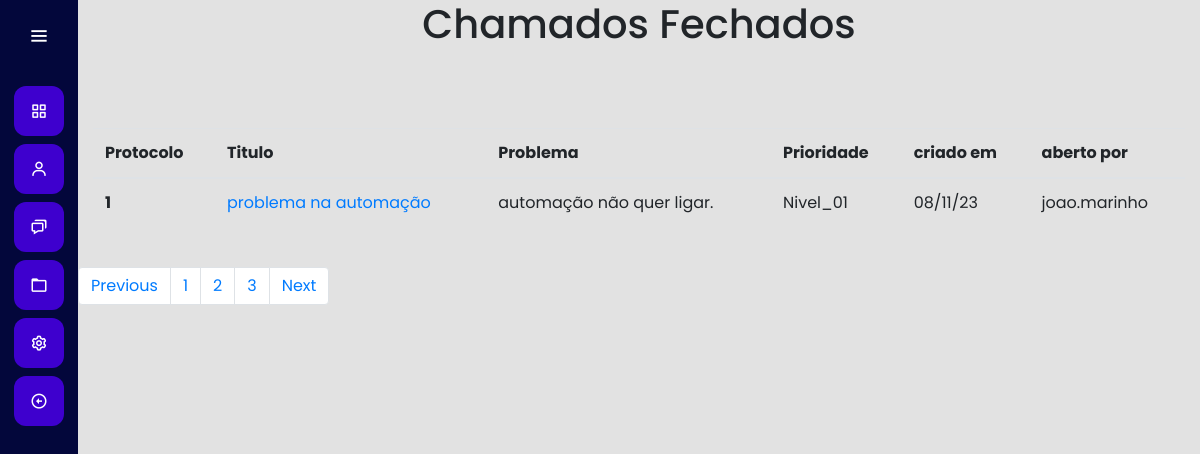
The app's page /fechados (signed in) with its own data.
### app/models/chamados.py (models this page shows)
class Chamados(db.Model):
    sequencia_id = db.Column(db.Integer, primary_key = True)
    titulo =  db.Column(db.String(100), nullable=False)
    problema = db.Column(db.String(100), nullable=False)
    nivel = db.Column(db.String(100), nullable=False)
    data_create = db.Column(db.DateTime, default=datetime.utcnow())
    data_closed = db.Column(db.String(100))
    status = db.Column(db.String(20), nullable=False)
    comentario = db.Column(db.String(255))
    aberto_por = db.Column(db.Integer, db.ForeignKey('usuario.id'))
    assumido_por = db.Column(db.String(255))
    fechado_por = db.Column(db.String(255))

### app/views/chamados/chamados.py (the view)
@app.route("/fechados")
@login_required
def fechados():
    query = Chamados.query.filter(Chamados.fechado_por!= "").all()
    return render_template("chamados/fechados.html", result=query)

### app/views/auth/auth.py (called while the page is built)
@login_manager.user_loader
def load_user(user_id):
    return Usuario.query.get(int(user_id))

### app/templates/chamados/fechados.html
{% extends "base.html" %}
{% block dashboard %}
<div>
    <h1 align="center"> Chamados Fechados</h1>
    <div class="container">
      <br><br><br>
        <table class="table">
            <thead>
              <tr>
                <th scope="col">Protocolo</th>
                <th scope="col">Titulo</th>
                <th scope="col">Problema</th>
                <th scope="col">Prioridade</th>
                <th scope="col">criado em</th>
                <th scope="col">aberto por</th>
              </tr>
            </thead>
            <tbody>
              {% for chamados in result %}
                <tr>
                  <th scope="row">{{chamados.sequencia_id}}</th>
                  <td><a href="{{url_for('chamados_id', id = chamados.sequencia_id)}}">{{chamados.titulo}}</a></td>
                  <td>{{chamados.problema}}</td>
                  <td>{{chamados.nivel}}</td>
                  <td>{{chamados.data_create.strftime('%d/%m/%y')}}</td>
                  <td>{{chamados.aberto_por}}</td>
                </tr>
              {% endfor %}
            </tbody>
          </table>
    </div>
    <br>
    <nav aria-label="Page navigation">
      <ul class="pagination">
        <li class="page-item"><a class="page-link" href="#">Previous</a></li>
        <li class="page-item"><a class="page-link" href="#">1</a></li>
        <li class="page-item"><a class="page-link" href="#">2</a></li>
        <li class="page-item"><a class="page-link" href="#">3</a></li>
        <li class="page-item"><a class="page-link" href="#">Next</a></li>
      </ul>
    </nav>
</div>
{% endblock %}

### app/static/general/css/base.css (style rules this page uses)
* { margin: 0; padding: 0; box-sizing: border-box; font-family: "Poppins" , sans-serif; }

### app/static/general/css/general.css (style rules this page uses)
:root { --main-color: #3e00ce; --dark-color: #03073b; --light-color: #ffc27f; --contrast-color: #f88863; --differential-color: #ffe29a; }

### records on screen
Chamados: sequencia_id "1", titulo "problema na automação", problema "automação não quer ligar.", nivel "Nivel_01", data_create "08/11/23", aberto_por "joao.marinho"
